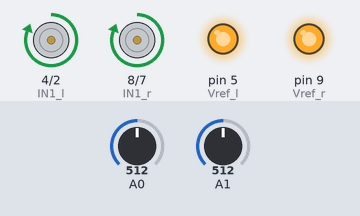
This sketch was run on a simulated Arduino Uno, built with avr-gcc and run on an emulated ATmega328P. Shown: motor-driver pin pairs drawn as motors (green arrow = first pin HIGH = forward, orange = second pin HIGH = backward, longer = more drive), output pins drawn as LEDs (lit = HIGH). The test bench sets the inputs (shaded band); at power-on: A0 = 512, A1 = 512.

Above: at 1.2 s.
1.3 s: A0 set to 985
2.8 s: A0 set to 1018
At 3.8 s:
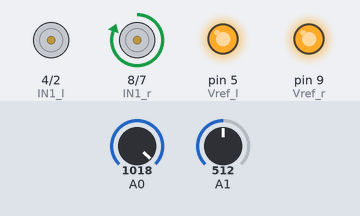
4.3 s: A1 set to 1010
At 4.9 s:
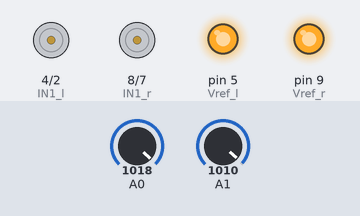
5.8 s: A0 set to 990
At 7.0 s:
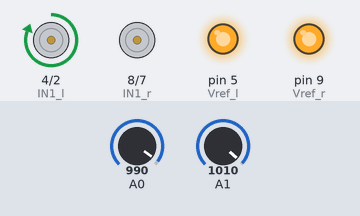
7.3 s: A0 set to 1010
At 8.4 s:
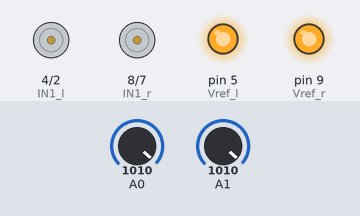
8.8 s: A0 set to 900
At 9.5 s:
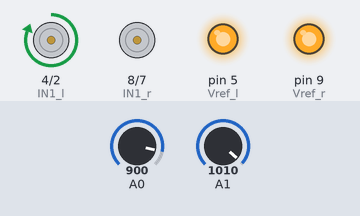
Timing chart, 0 to 11.3 s (numbered marks = the images above; inputs shaded):
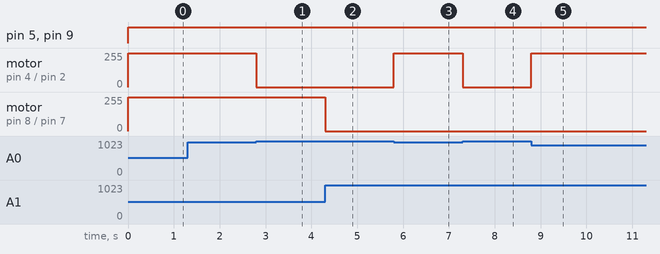

The sketch:

linetracer_3.ino
```cpp
#define IN1_r 8
#define IN2_r 7
#define Vref_r 9

#define Vref_l 5
#define IN1_l 4
#define IN2_l 2

int i=0;
int rmax,rmin,lmax,lmin;

void setup() {
  // put your setup code here, to run once:
  pinMode(IN1_r,OUTPUT);
  pinMode(IN2_r,OUTPUT);
  pinMode(IN1_l,OUTPUT);
  pinMode(IN2_l,OUTPUT);

  Serial.begin(9600);
  //pinMode();

}

void loop() {
  // put your main code here, to run repeatedly:

  //1:HIGH,2:LOW=前進

  int light_r = analogRead(A0);
  int light_l = analogRead(A1);


  //motor speed set
  analogWrite(Vref_r,255);
  analogWrite(Vref_l,255);

  /*for(i=0;i<150;i++){
    delay(20);
    rmax = rmin =analogRead(A0);
    lmax = lmin =analogRead(A1);

  }*/

  if(light_r > 1000 &&light_l > 1000){
    digitalWrite(IN1_r,LOW);
    digitalWrite(IN2_r,LOW);
    digitalWrite(IN1_l,LOW);
    digitalWrite(IN2_l,LOW);
  }

  else if(light_r > 1000 &&light_l < 1000){
    digitalWrite(IN1_r,HIGH);
    digitalWrite(IN2_r,LOW);
    digitalWrite(IN1_l,LOW);
    digitalWrite(IN2_l,LOW);
  }

  else if(light_r < 1000 &&light_l > 1000){
    digitalWrite(IN1_r,LOW);
    digitalWrite(IN2_r,LOW);
    digitalWrite(IN1_l,HIGH);
    digitalWrite(IN2_l,LOW);
  }

  else{
    digitalWrite(IN1_r,HIGH);
    digitalWrite(IN2_r,LOW);
    digitalWrite(IN1_l,HIGH);
    digitalWrite(IN2_l,LOW);

  }


}
```

Measured:
- the behaviour switches between 1000 and 1001 on A0 (found by bisection; images 0 and 1)
- after the input at 1.3 s, every drawn part: stays the same
- after the input at 2.8 s, motor on pin 4 (IN1_l) / pin 2 (IN2_l): forward 255/255 → stopped at once
- after the input at 4.3 s, motor on pin 8 (IN1_r) / pin 7 (IN2_r): forward 255/255 → stopped at once
- after the input at 5.8 s, motor on pin 4 (IN1_l) / pin 2 (IN2_l): stopped → forward 255/255 at once
- after the input at 7.3 s, motor on pin 4 (IN1_l) / pin 2 (IN2_l): forward 255/255 → stopped at once
- after the input at 8.8 s, motor on pin 4 (IN1_l) / pin 2 (IN2_l): stopped → forward 255/255 at once
